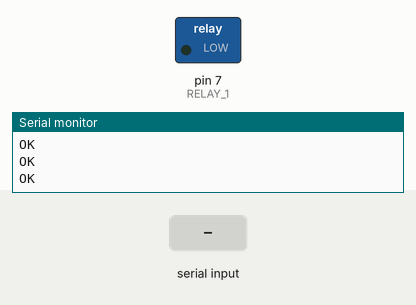
Bench run of a sketch on a simulated Arduino Uno, built with avr-gcc and run on an emulated ATmega328P. Parts: switched loads named in the sketch (green lamp = pin HIGH), the last lines printed to the serial monitor. The inputs (shaded band) are chosen by the test bench. The modem accepts every AT command (registered, SIM ready, sends succeed) and sends nothing else.

Above: at 12.2 s.
12.3 s: "RING:1\n" received over the second serial link
At 14.4 s:
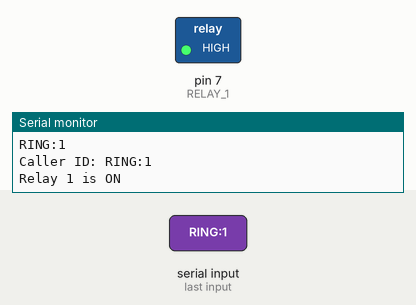
14.9 s: "RING:150\n" received over the second serial link
At 18.3 s:
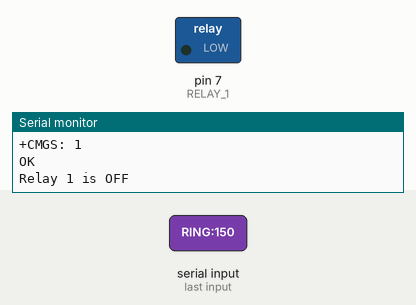
Timing chart, 0 to 19.8 s (numbered marks = the images above; inputs shaded):
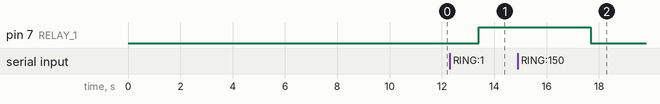

Measured:
- after the input at 12.3 s, pin 7 (RELAY_1): LOW → HIGH after 1.1 s
- after the input at 14.9 s, pin 7 (RELAY_1): HIGH → LOW after 2.8 s

The sketch:

sim800l-timer.ino
```cpp
/*
 * ------------------------------------------------------------------------
 * Created by: Tauseef Ahmad
 * Created on: 18 February 2022
 * Updated on: 18 February 2022
 *
 *  Video Tutorial:
 *  https://youtu.be/zB0qxa_sjTQ
 *
 * ------------------------------------------------------------------------
 * Download Resources
 * ------------------------------------------------------------------------
 * Preferences--> Aditional boards Manager URLs :
 * For ESP8266 and NodeMCU:
 * http://arduino.esp8266.com/stable/package_esp8266com_index.json
 * ------------------------------------------------------------------------*/

#include <SoftwareSerial.h>
//------------------------------------------------
//GSM Module RX pin to Arduino 3
//GSM Module TX pin to Arduino 2
#define rxPin 2
#define txPin 3
SoftwareSerial sim800(rxPin,txPin);
//------------------------------------------------
#define RELAY_1 7
boolean STATE_RELAY_1 = 0;
//------------------------------------------------
String smsStatus,senderNumber,receivedDate,msg;
//------------------------------------------------
const unsigned long OneMinute = 60UL * 1000UL;
const unsigned long OneHour = 60UL * OneMinute;
const unsigned long TwentyFourHours = 24 * OneHour;
//The relay will turn OFF after stopTime end.
//stopTime can be set by sms.
//set the default stopTime to 1 hour
unsigned long stopTime = 10 * OneMinute;
unsigned long startTime = 0;
//------------------------------------------------


/*******************************************************************************
 * setup function
 ******************************************************************************/
void setup() {
  //--------------------------------------------------
  Serial.begin(9600);
  Serial.println("Arduino serial initialize");
  //--------------------------------------------------
  sim800.begin(9600);
  Serial.println("SIM800L software serial initialize");
  //--------------------------------------------------
  pinMode(RELAY_1, OUTPUT); //Relay 1

  digitalWrite(RELAY_1, LOW);
  //--------------------------------------------------
  smsStatus = "";
  senderNumber="";
  receivedDate="";
  msg="";
  //--------------------------------------------------
  delay(7000);
  sim800.print("ATE1\r\n"); //ECHO ON
  delay(500);
  //set up the fona to send a +CMTI notification when an SMS is received
  sim800.print("AT+CNMI=2,1\r\n");
  delay(500);
  sim800.print("AT+CMGF=1\r\n"); //SMS text mode
  delay(500);
  sim800.print("AT+CLIP=1\r\n"); //Enable Caller ID
  delay(500);
  sim800.print("AT+CMGD=1\r\n"); //Delete all sms
  delay(1000);
  sim800.println("AT+CMGDA= \"DEL ALL\"");
  delay(1000);
  //--------------------------------------------------
}


/*******************************************************************************
 * Loop Function
 ******************************************************************************/
void loop() {
//--------------------------------------------------
while(sim800.available()){
  parseData(sim800.readString());
}
//--------------------------------------------------
while(Serial.available())  {
  sim800.println(Serial.readString());
}
//--------------------------------------------------
//check if the relay is ON
if(STATE_RELAY_1 == 1 and startTime > 0){
  unsigned long currentMillis = millis();
  //____________________________________________
  if(currentMillis - startTime >= stopTime) {
    STATE_RELAY_1 = 0;
    digitalWrite(RELAY_1, LOW);
    startTime = 0;
  }
  //____________________________________________
}
//--------------------------------------------------

} //main loop ends


/*******************************************************************************
 * parseData function:
 * this function parse the incomming command such as CMTI or CMGR etc.
 * if the sms is received. then this function read that sms and then pass
 * that sms to "extractSms" function. Then "extractSms" function divide the
 * sms into parts. such as sender_phone, sms_body, received_date etc.
 ******************************************************************************/
void parseData(String buff){
  Serial.println(buff);
  //---------------------------------------------------------------------
  if(buff.indexOf("RING") > -1)
  {
    //MMMMMMMMMMMMMMMMMMMMMMMMMMMMMMMMMMMMMMMMMMMMMMMMMM
    //+CLIP: "03001234567",129,"",0,"",0
    if(buff.indexOf("+CLIP:")){
     unsigned int index, index1;
      index = buff.indexOf("\"");
      index1 = buff.indexOf("\"", index+1);
      //get phone like this format 03001234567
      senderNumber = buff.substring(index+1, index1);
      senderNumber.trim();
      Serial.println("Caller ID: "+senderNumber);
    }
    //MMMMMMMMMMMMMMMMMMMMMMMMMMMMMMMMMMMMMMMMMMMMMMMMMM
    //terminate the call
    sim800.println("ATH");
    delay(100);
    //MMMMMMMMMMMMMMMMMMMMMMMMMMMMMMMMMMMMMMMMMMMMMMMMMM
    //turn on the relay1
    if(STATE_RELAY_1 == 0){
      STATE_RELAY_1 = 1;
      digitalWrite(RELAY_1, HIGH);
      startTime = millis();
      Serial.println("Relay 1 is ON");
      Reply("Relay 1 is ON", senderNumber);
    }
    //turn off the relay1
    else {
      STATE_RELAY_1 = 0;
      digitalWrite(RELAY_1, LOW);
      startTime = 0;
      Serial.println("Relay 1 is OFF");
      Reply("Relay 1 is OFF", senderNumber);
    }
    //MMMMMMMMMMMMMMMMMMMMMMMMMMMMMMMMMMMMMMMMMMMMMMMMMM

    return;
  }
  //---------------------------------------------------------------------
  unsigned int len, index;
  //---------------------------------------------------------------------
  //Remove sent "AT Command" from the response string.
  index = buff.indexOf("\r");
  buff.remove(0, index+2);
  buff.trim();
  //---------------------------------------------------------------------
  //do nothing
  if(buff == "OK")
    {return;}
  //---------------------------------------------------------------------
  index = buff.indexOf(":");
  String cmd = buff.substring(0, index);
  cmd.trim();

  buff.remove(0, index+2);
  //---------------------------------------------------------------------
  if(cmd == "+CMTI"){
    //get newly arrived memory location and store it in temp
    index = buff.indexOf(",");
    String temp = buff.substring(index+1, buff.length());
    temp = "AT+CMGR=" + temp + "\r";
    //get the message stored at memory location "temp"
    sim800.println(temp);
  }
  //---------------------------------------------------------------------
  else if(cmd == "+CMGR"){
    extractSms(buff);
    doAction(senderNumber);
    //delete sms
    delay(1000);
    sim800.print("AT+CMGD=1\r\n"); //Delete all sms
    delay(1000);
    sim800.println("AT+CMGDA= \"DEL ALL\"");
    delay(1000);
  }
  //---------------------------------------------------------------------

}


/*******************************************************************************
 * extractSms function:
 * This function divide the sms into parts. such as sender_phone, sms_body,
 * received_date etc.
 ******************************************************************************/
void extractSms(String buff){
   unsigned int index;

    index = buff.indexOf(",");
    smsStatus = buff.substring(1, index-1);
    buff.remove(0, index+2);

    senderNumber = buff.substring(0, 13);
    buff.remove(0,19);

    receivedDate = buff.substring(0, 20);
    buff.remove(0,buff.indexOf("\r"));
    buff.trim();

    index =buff.indexOf("\n\r");
    buff = buff.substring(0, index);
    buff.trim();
    msg = buff;
    buff = "";
    msg.toLowerCase();
}


/*******************************************************************************
 * doAction function:
 * Performs action according to the received sms
 ******************************************************************************/
void doAction(String phoneNumber){
  //MMMMMMMMMMMMMMMMMMMMMMMMMMMMMMMMMMMMMMMMMMMMM
  if(msg == "1on"){
    digitalWrite(RELAY_1, HIGH);
    startTime = millis();
    STATE_RELAY_1 = 1;
    Serial.println("Relay 1 is ON");
    Reply("Relay 1 is ON", phoneNumber);
  }
  else if(msg == "1off"){
    digitalWrite(RELAY_1, LOW);
    startTime = 0;
    STATE_RELAY_1 = 0;
    Serial.println("Relay 1 is OFF");
    Reply("Relay 1 is OFF", phoneNumber);
  }
  //MMMMMMMMMMMMMMMMMMMMMMMMMMMMMMMMMMMMMMMMMMMMM
  //dr=50  (50 minutes)
  String temp_msg = msg.substring(0, 3);
  if(temp_msg.equals("dr=")){
    String temp_duration = msg.substring(3, msg.length());
    long duration = temp_duration.toInt();
    duration = duration * OneMinute;
    //-------------------------------------
    if(duration > OneMinute){
      if(duration > TwentyFourHours)
        {stopTime = TwentyFourHours;}
      stopTime = duration;
      String reply_msg = "Relay Stop Timer is set: "+String(stopTime/60000)+" Minutes";
      Serial.println(reply_msg);
      Reply(reply_msg, phoneNumber);
    }
    //-------------------------------------
  }
  //MMMMMMMMMMMMMMMMMMMMMMMMMMMMMMMMMMMMMMMMMMMMM
}


/*******************************************************************************
 * Reply function
 * Send an sms
 ******************************************************************************/
void Reply(String text, String Phone)
{
    //return;
    sim800.print("AT+CMGF=1\r");
    delay(1000);
    sim800.print("AT+CMGS=\""+Phone+"\"\r");
    delay(1000);
    sim800.print(text);
    delay(100);
    sim800.write(0x1A); //ascii code for ctrl-26 //sim800.println((char)26); //ascii code for ctrl-26
    delay(1000);
    Serial.println("SMS Sent Successfully.");

    /*************************************************************
     * only upto 70 messages can be stored in sim800l memory
     * after the memory is full, then no new sms will be received
     * until you free up the sms memory by deleting some sms.
     * that's why the below written command deletes all the sms
     * from the memory automatically.
     *************************************************************/
    //sim800.print("AT+CMGD=1,4");
}
```
